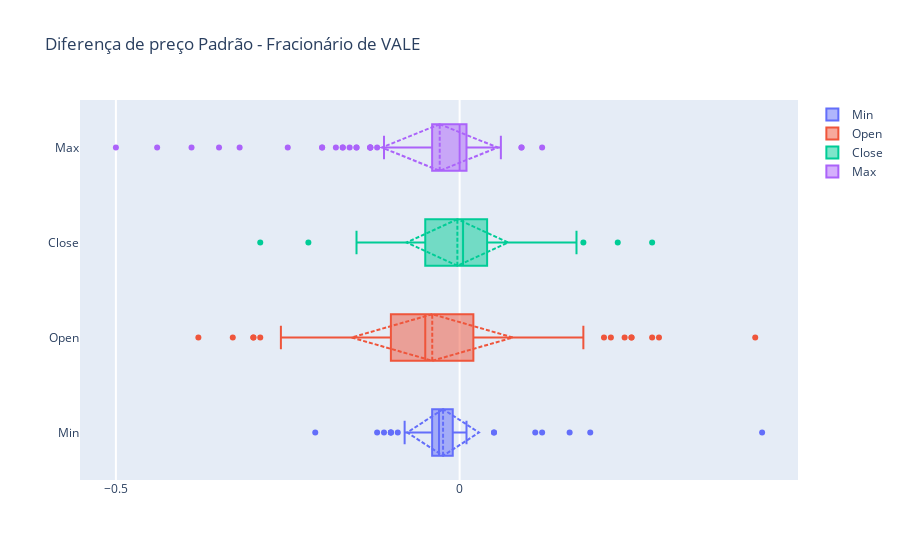

Notebook source saved alongside this figure:
### Code cell
import plotly.graph_objects as go
import plotly.io as pio
pio.renderers = 'png'  ## comentar se quiser grafico interativo

fig = go.Figure()
fig.add_trace(go.Box(x=Dif['Min'] , name='Min' , boxmean='sd') )
fig.add_trace(go.Box(x=Dif['Open'] , name='Open', boxmean='sd'))
fig.add_trace(go.Box(x=Dif['Close'] , name ='Close', boxmean='sd'))
fig.add_trace(go.Box(x=Dif['Max'] , name='Max', boxmean='sd'))

fig.update_layout(
    title= f'Diferença de preço Padrão - Fracionário de {ticker}',
    xaxis=dict(
        showgrid=True,
        zeroline=True,
        dtick=.5,
        gridwidth=2,
    ),
)

fig.show()

### Figure 1 — Plotly figure (JSON) as saved in the notebook; plotly's stock layout.template omitted (floating-point values rounded to 4 significant figures; data arrays with more than 128 entries replaced by an {"elided": "..."} marker saying what was removed)
{"data": [{"boxmean": "sd", "name": "Min", "type": "box", "x": {"elided": "174 float values"}}, {"boxmean": "sd", "name": "Open", "type": "box", "x": {"elided": "174 float values"}}, {"boxmean": "sd", "name": "Close", "type": "box", "x": {"elided": "174 float values"}}, {"boxmean": "sd", "name": "Max", "type": "box", "x": {"elided": "174 float values"}}], "layout": {"title": {"text": "Diferença de preço Padrão - Fracionário de VALE"}, "xaxis": {"dtick": 0.5, "gridwidth": 2, "showgrid": true, "zeroline": true}}}
